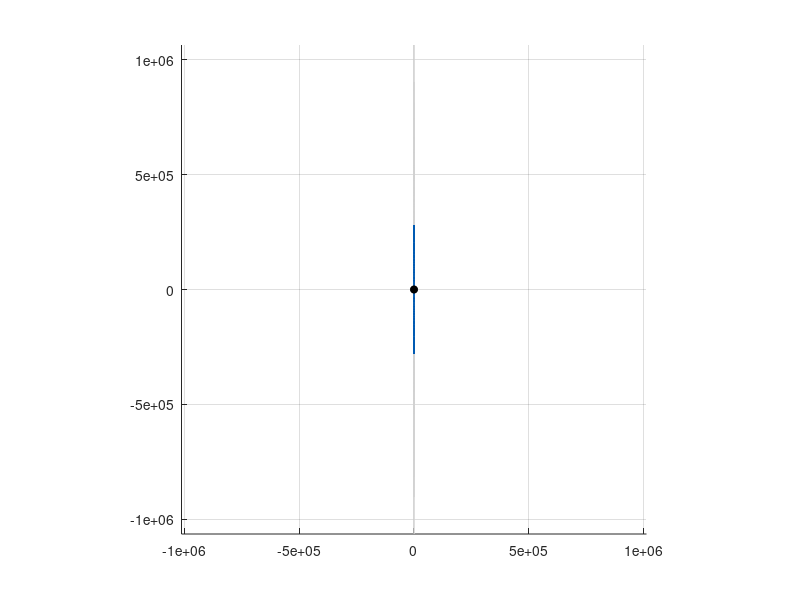

The MATLAB script that drew this image: (Note: this script raises an error after producing the figure.)
%% PRACTICA 1: 

%% APARTADO B

clear; close all; clc;

% Sistema
f = @(t, y) [y(2); (log(abs(y(1))) - 1) ./ (y(1).^2 .* sign(y(1)))];

Tmax = 20;

% Figura 
figure('Color','w','Position',[50 50 400 400]);
hold on; grid on; axis equal;

% Trayectorias
x_vals = [-4 -3.5 -3 -2.5 -2 -0.5 0.5 2 2.5 3 3.5 4];
u_vals = [-1.2 -0.6 0.6 1.2];

for i = 1:length(x_vals)
    for j = 1:length(u_vals)
        
        y0 = [x_vals(i), u_vals(j)];
        
        [~, y_fwd] = ode45(f, [0 Tmax], y0);
        [~, y_bwd] = ode45(f, [0 -Tmax], y0);
        
        plot(y_fwd(:,1), y_fwd(:,2), 'Color',[0.82 0.82 0.82], 'LineWidth',0.5);
        plot(y_bwd(:,1), y_bwd(:,2), 'Color',[0.82 0.82 0.82], 'LineWidth',0.5);
    end
end

% Separatrizas
e_val = exp(1);
lambda = sqrt(1/e_val^3);
epsilon = 0.05;

azul = [0 0.35 0.7];

% Puntos de equilibrio
puntos = [-e_val, 0; e_val, 0];

for p = 1:size(puntos,1)
    
    x_eq = puntos(p,1);
    u_eq = puntos(p,2);
    
    % Autovectores
    v1 = [1; lambda];
    v2 = [1; -lambda];
    
    direcciones = [v1, v2];
    
    for k = 1:2
        
        v = direcciones(:,k);
        
        for s = [-1, 1]
            
            y0 = [x_eq; u_eq] + s * epsilon * v;
            y0 = y0';
            
            % Integración (adelante y atrás)
            [~, y_fwd] = ode45(f, [0 Tmax], y0);
            [~, y_bwd] = ode45(f, [0 -Tmax], y0);
            
            plot(y_fwd(:,1), y_fwd(:,2), 'Color', azul, 'LineWidth', 1.4);
            plot(y_bwd(:,1), y_bwd(:,2), 'Color', azul, 'LineWidth', 1.4);
        end
    end
end

% Equilibrios
plot(e_val, 0, 'ko', 'MarkerFaceColor','k', 'MarkerSize', 5);
plot(-e_val, 0, 'ko', 'MarkerFaceColor','k', 'MarkerSize', 5);


xline(0,'--','Color',[0.6 0.6 0.6],'LineWidth',0.8);
xlabel('$x$', 'Interpreter', 'latex','FontSize', 12);
ylabel('$u$', 'Interpreter', 'latex','FontSize', 12);
title('Diagrama de fases con separatrices', 'FontSize', 17, 'FontWeight', 'normal', 'FontName', 'Times');
set(gca,'Box', 'off', 'TickDir', 'out', 'FontName', 'Times', 'FontSize', 11);
xlim([-5 5]);
ylim([-5 5]);
